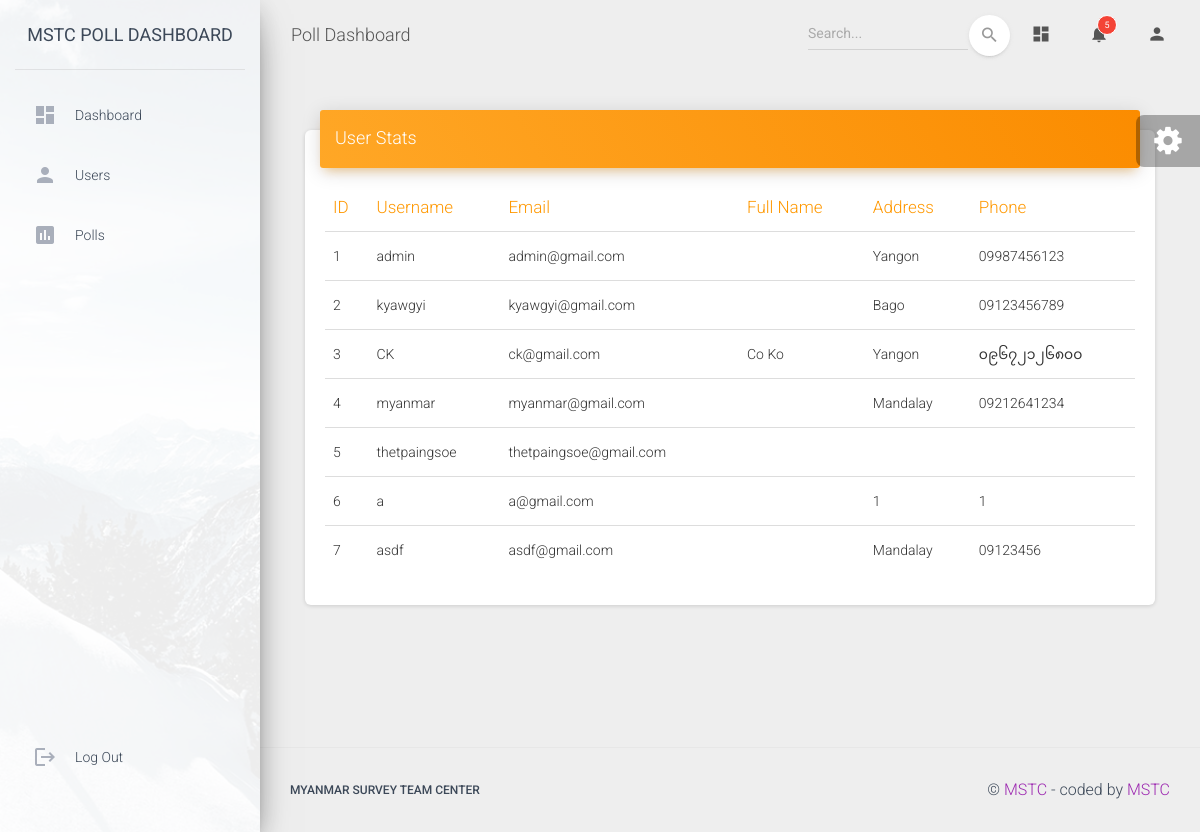
The app's page /user_list with its own data.
### api/models.py (models this page shows, shortened)
class Profile(models.Model):
    user = models.OneToOneField(User, on_delete=models.CASCADE)
    full_name = models.CharField(max_length=1000)
    bio = models.CharField(max_length=100)
    image = models.ImageField(upload_to="user_images", default="default.jpg")
    verified = models.BooleanField(default=False)
    total_points = models.IntegerField(default=0)
    phone = models.CharField(max_length=15, blank=True, null=True)
    address = models.CharField(max_length=255, blank=True, null=True)
    age_range = models.CharField(max_length=50, blank=True, null=True)

class User(AbstractUser):
    username = models.CharField(max_length=100)
    email = models.EmailField(unique=True)
    USERNAME_FIELD = 'email'
    REQUIRED_FIELDS = ['username']

### api/views.py (the view)
# urls.py: path('user_list', user_list, name='user_list'),
def user_list(request):
    profiles = Profile.objects.all()
    return render(request, 'home/user_list.html', {'profiles': profiles})

### templates/home/user_list.html (shortened to what this page needs)
{% extends "layouts/base.html" %}
{% block content %}
<div class="col-lg-12 col-md-12">
    <div class="card">
        <div class="card-header card-header-warning">
            <h4 class="card-title">User Stats</h4>
        </div>
        <div class="card-body table-responsive">
            <table class="table table-hover">
                <thead class="text-warning">
                    <th>ID</th>
                    <th>Username</th>
                    <th>Email</th>
                    <th>Full Name</th>
                    <th>Address</th>
                    <th>Phone</th>
                </thead>
                <tbody>
                    {% for profile in profiles %}
                    <tr>
                        <td>{{ profile.user.id }}</td>
                        <td>{{ profile.user.username }}</td>
                        <td>{{ profile.user.email }}</td>
                        <td>{{ profile.full_name }}</td>
                        <td>{{ profile.address }}</td>
                        <td>{{ profile.phone }}</td>
                    </tr>
                    {% endfor %}
                </tbody>
            </table>
        </div>
    </div>
</div>
{% endblock content %}

### templates/layouts/base.html (shortened to what this page needs)
<!DOCTYPE html>
<html lang="en">
<head>
  <link rel="stylesheet" href="https://maxcdn.bootstrapcdn.com/font-awesome/latest/css/font-awesome.min.css">
  <link href="/static/assets/css/material-dashboard.css?v=2.1.2" rel="stylesheet" />
  <link href="/static/assets/demo/demo.css" rel="stylesheet" />
</head>
<body class="">
  <div class="wrapper ">
    {% include 'includes/sidebar.html' %}
    <div class="main-panel">
      {% include 'includes/navigation.html' %}
      <div class="content">
        <div class="container-fluid">
          {% block content %}{% endblock content %}
        </div>
      </div>
      {% include 'includes/footer.html' %}
    </div>
  </div>
  {% include 'includes/fixed-plugin.html' %}
</body>
</html>

### templates/includes/sidebar.html (shortened to what this page needs)
    <div class="sidebar" data-color="purple" data-background-color="white" data-image="/static/assets/img/sidebar-1.jpg">
      <div class="logo">
        <a target="_blank" rel="noopener noreferrer"
           href="{% url 'index' %}" class="simple-text logo-normal">
          MSTC POLL DASHBOARD
        </a>
      </div>
      <div class="sidebar-wrapper">
        <ul class="nav">
          <li class="nav-item {% if 'index' in segment %} active {% endif %}">
            <a class="nav-link" href="{% url 'index' %}">
              <i class="material-icons">dashboard</i>
              <p>Dashboard</p>
            </a>
          </li>
          <li class="nav-item {% if 'user_list' in segment %} active {% endif %}">
            <a class="nav-link" href="{% url 'user_list' %}">
              <i class="material-icons">person</i>
              <p>Users</p>
            </a>
          </li>
          <li class="nav-item {% if 'poll_list' in segment %} active {% endif %}">
            <a class="nav-link" href="{% url 'poll_list' %}">
              <i class="material-icons">poll</i>
              <p>Polls</p>
            </a>
          </li>
          <li class="nav-item active-pro ">
            <a class="nav-link"
               target="_blank" rel="noopener noreferrer"
               href="#">
              <i class="material-icons">logout</i>
              <p>Log Out</p>
            </a>
          </li>
        </ul>
      </div>
    </div>

### templates/includes/navigation.html (shortened to what this page needs)
      <nav class="navbar navbar-expand-lg navbar-transparent navbar-absolute fixed-top ">
        <div class="container-fluid">
          <div class="navbar-wrapper">
            <a class="navbar-brand" href="#pablo">Poll Dashboard</a>
          </div>
          <div class="collapse navbar-collapse justify-content-end">
            <form class="navbar-form">
              <div class="input-group no-border">
                <input type="text" value="" class="form-control" placeholder="Search...">
                <button type="submit" class="btn btn-white btn-round btn-just-icon">
                  <i class="material-icons">search</i>
                  <div class="ripple-container"></div>
                </button>
              </div>
            </form>
            <ul class="navbar-nav">
              <li class="nav-item">
                <a class="nav-link" href="#pablo">
                  <i class="material-icons">dashboard</i>
                </a>
              </li>
              <li class="nav-item dropdown">
                <a class="nav-link" href="http://example.com" id="navbarDropdownMenuLink" data-toggle="dropdown" aria-haspopup="true" aria-expanded="false">
                  <i class="material-icons">notifications</i>
                  <span class="notification">5</span>
                </a>
              </li>
              <li class="nav-item dropdown">
                <a class="nav-link" href="#pablo" id="navbarDropdownProfile" data-toggle="dropdown" aria-haspopup="true" aria-expanded="false">
                  <i class="material-icons">person</i>
                </a>
              </li>
            </ul>
          </div>
        </div>
      </nav>

### templates/includes/footer.html
    <footer class="footer">
        <div class="container-fluid">
          <nav class="float-left">
            <ul>
              <li>
                <a target="_blank" rel="noopener noreferrer"
                   href="https://google.com">
                   Myanmar Survey Team Center
                </a>
              </li>
            </ul>
          </nav>
          <div class="copyright float-right">
            &copy; <a target="_blank" rel="noopener noreferrer"
                      href="https://google.com">MSTC</a>
                      - coded by <a target="_blank" rel="noopener noreferrer" href="https://google.com">MSTC</a>
          </div>
        </div>
    </footer>

### templates/includes/fixed-plugin.html (shortened to what this page needs)
  <div class="fixed-plugin">
    <div class="dropdown show-dropdown">
      <a href="#" data-toggle="dropdown">
        <i class="fa fa-cog fa-2x"> </i>
      </a>
    </div>
  </div>

### records on screen
Profile: user.id "1", user.username "admin", user.email "admin@gmail.com", address "Yangon", phone "09987456123"
Profile: user.id "2", user.username "kyawgyi", user.email "kyawgyi@gmail.com", address "Bago", phone "09123456789"
Profile: user.id "3", user.username "CK", user.email "ck@gmail.com", full_name "Co Ko", address "Yangon", phone "၀၉၆၇၂၁၂၆၈၀၀"
Profile: user.id "4", user.username "myanmar", user.email "myanmar@gmail.com", address "Mandalay", phone "09212641234"
Profile: user.id "5", user.username "thetpaingsoe", user.email "thetpaingsoe@gmail.com"
Profile: user.id "6", user.username "a", user.email "a@gmail.com", address "1", phone "1"
Profile: user.id "7", user.username "asdf", user.email "asdf@gmail.com", address "Mandalay", phone "09123456"
